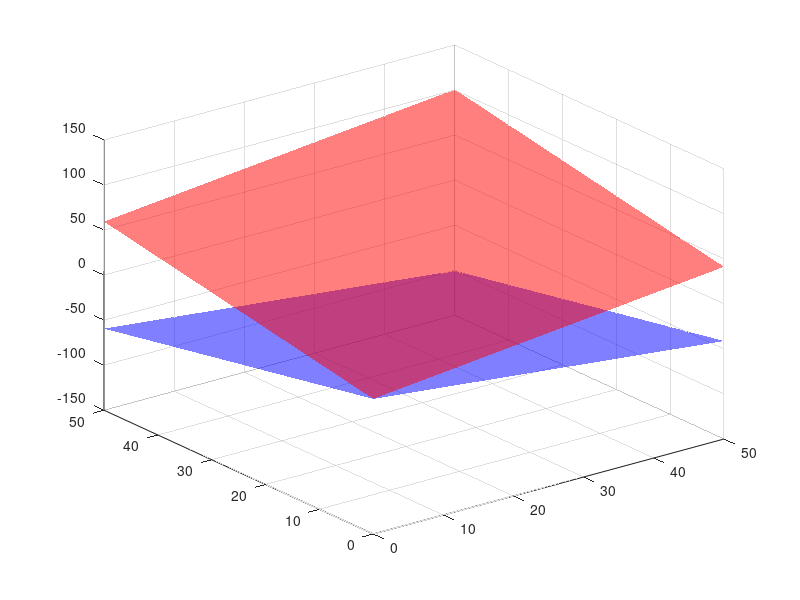

This chart was generated by the following MATLAB code: (Note: this script raises an error after producing the figure.)
clc
clear
close all
A=[-5 1;3 -5];
B=[.5;1];
C=eye(2);

W1 = load('W1.csv');
W2 = load('W2.csv');
W3 = load('W3.csv');
W4 = load('W4.csv');

%% plots
% Define the hyperplane parameters
%sector bound for tanh
sec_bound = 1;
coefficients_z1 = -(sec_bound^4)*abs(W4)*abs(W3)*abs(W2)*abs(W1)*C;
coefficients_z2 = (sec_bound^4)*abs(W4)*abs(W3)*abs(W2)*abs(W1)*C;
% Create a meshgrid of x and y values
[X, Y] = meshgrid(0:0.1:50, 0:0.1:50);

% Calculate the corresponding z values for both hyperplanes
z1 = coefficients_z1 * [X(:)'; Y(:)'];
z2 = coefficients_z2 * [X(:)'; Y(:)'];


% Reshape the z values to match the size of x and y
z1 = reshape(z1, size(X));
z2 = reshape(z2, size(X));


% Plot the hyperplanes
figure(1)
surf(X, Y, z1, 'FaceAlpha', 0.5, 'FaceColor', 'b', 'EdgeColor', 'none');
hold on;
surf(X, Y, z2, 'FaceAlpha', 0.5, 'FaceColor', 'r', 'EdgeColor', 'none');
hold on;

for h = 1:50
global output_history
output_history = zeros(1+size(B,2)+size(A,1),1);

% Set the initial condition
% disp('The sample initial condition')
x0 = 100*abs(rand(size(A,1),1));

%% Putting NN in the loop

% Define the time span for simulation
tspan = [0 3];

% Define the system dynamics as a function
f = @(t, x) A * x + B * NNcontrol(W1,W2,W3,W4,x,t);

% Solve the system using ode45
[t, x] = ode45(f, tspan, x0);

%% Plots

% 
%Checking if the input lies in the sector bound, by plotting the input trajectory as a function of x_1 and x_2
figure(1)
plot3(output_history(3,2:end),output_history(4,2:end),output_history(2,2:end),'k','LineWidth', 2)
set(gca, 'FontSize', 15);
legend('\Gamma_1x','\Gamma_2x','\pi(x)','Location', 'best','FontSize',20)
xlabel('x_1','FontSize',20);
ylabel('x_2','FontSize',20);
zlabel('Output','FontSize',20);

% 
% %Plot the States
% figure(2)
% hold on
% plot(t, x(:,1), 'LineWidth', 2);
% set(gca, 'FontSize', 25);
% ylabel('x_1','FontSize',30);
% xlabel('Time','FontSize',30);
% % title('Simulation of LTI System with NN controller','FontSize',15);
% % legend('x_1','Location', 'best','FontSize',20);
% grid on;
% 
% %Plot the States
% figure(3)
% hold on
% plot(t, x(:,2), 'LineWidth', 2);
% set(gca, 'FontSize', 25);
% ylabel('x_2','FontSize',30);
% xlabel('Time','FontSize',30);
% % title('Simulation of LTI System with NN controller','FontSize',15);
% % legend('x_2','Location', 'best','FontSize',20);
% grid on;

%Plot the States
figure(4)
hold on
plot(t, x(:,1),'b',t,x(:,2),'r', 'LineWidth', 2);
ylabel('State Variables','FontSize',20);
xlabel('Time','FontSize',20);
set(gca, 'FontSize', 15);
% title('Simulation of Continuous-Time System with NN controller','FontSize',15);
legend('x_1','x_2','Location', 'best','FontSize',20);
grid on;
end

%% define the NN controller output
function control_input = NNcontrol(W1,W2,W3,W4,xminus,t)
global output_history
v1 = W1*xminus;
w1 = tanh(v1);
v2 = W2*w1;
w2 = tanh(v2);
v3 = W3*w2;
w3 = tanh(v3);
v4 = W4*w3;
control_input = v4;

output_data = [t;v4;xminus];
output_history = [output_history output_data];
end
